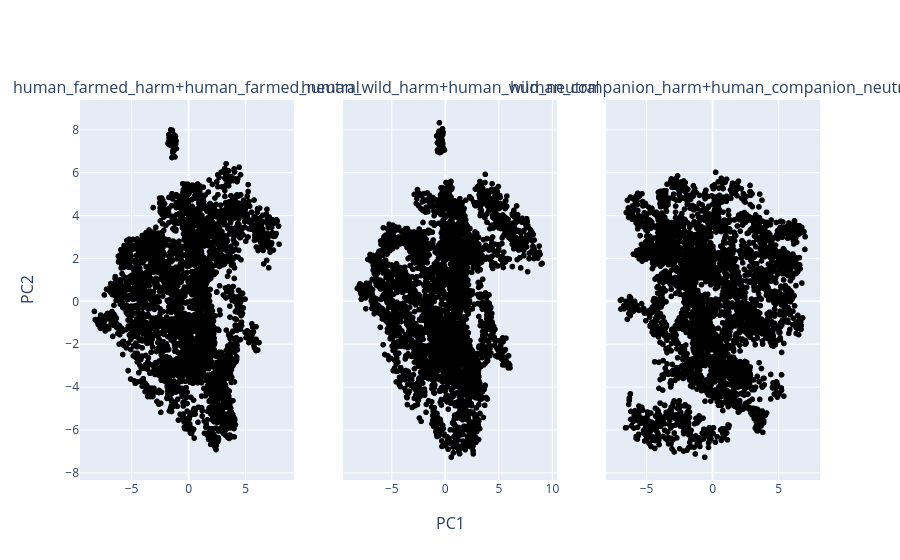

This figure's notebook cell:
### Code cell
from plotly.subplots import make_subplots

# harm + neutral versions of each contrast, colored by (dataset, label):
# does the category separation line up across the two contexts?
pairs = [
    ['human_farmed_harm', 'human_farmed_neutral'],
    ['human_wild_harm', 'human_wild_neutral'],
    ['human_companion_harm', 'human_companion_neutral'],
]

# colormappings under the Rainbow colorscale
RED = 1
BLUE = .17
PURPLE = 0
YELLOW = .73

fig = make_subplots(rows=1, cols=len(pairs),
                    shared_yaxes=True,
                    x_title='PC1', y_title='PC2',
                    subplot_titles=[ '+'.join([dataset for dataset in pair]) for pair in pairs]
                    )

for i, pair in enumerate(pairs):
    td = TruthData.from_datasets(
        pair,
        model=model,
        layer=layer,
        noperiod=noperiod,
        device=device
    )

    
    td.df.loc[pair[0], 'label'] = td.df.loc[pair[0]]['label'].apply(lambda x: BLUE if x == 1 else RED)
    td.df.loc[pair[1], 'label'] = td.df.loc[pair[1]]['label'].apply(lambda x: YELLOW if x == 1 else PURPLE)


    subfig = td.plot(
        dimensions=2,
        color = 'label',
    )

    fig.add_trace(subfig.data[0], row=1, col=i+1)

fig.update_coloraxes(
    colorscale='Rainbow'
)

fig.show()

### Figure 1 — Plotly figure (JSON) as saved in the notebook; plotly's stock layout.template omitted (floating-point values rounded to 4 significant figures; data arrays with more than 128 entries replaced by an {"elided": "..."} marker saying what was removed)
{"data": [{"hovertemplate": "<b>%{hovertext}</b><br><br>PC1=%{x}<br>PC2=%{y}<br>label=%{marker.color}<extra></extra>", "hovertext": {"elided": "4000 str values"}, "legendgroup": "", "marker": {"color": {"elided": "4000 float values"}, "coloraxis": "coloraxis", "symbol": "circle"}, "mode": "markers", "name": "", "showlegend": false, "type": "scattergl", "x": {"elided": "4000 float values"}, "xaxis": "x", "y": {"elided": "4000 float values"}, "yaxis": "y"}, {"hovertemplate": "<b>%{hovertext}</b><br><br>PC1=%{x}<br>PC2=%{y}<br>label=%{marker.color}<extra></extra>", "hovertext": {"elided": "4000 str values"}, "legendgroup": "", "marker": {"color": {"elided": "4000 float values"}, "coloraxis": "coloraxis", "symbol": "circle"}, "mode": "markers", "name": "", "showlegend": false, "type": "scattergl", "x": {"elided": "4000 float values"}, "xaxis": "x2", "y": {"elided": "4000 float values"}, "yaxis": "y2"}, {"hovertemplate": "<b>%{hovertext}</b><br><br>PC1=%{x}<br>PC2=%{y}<br>label=%{marker.color}<extra></extra>", "hovertext": {"elided": "4000 str values"}, "legendgroup": "", "marker": {"color": {"elided": "4000 float values"}, "coloraxis": "coloraxis", "symbol": "circle"}, "mode": "markers", "name": "", "showlegend": false, "type": "scattergl", "x": {"elided": "4000 float values"}, "xaxis": "x3", "y": {"elided": "4000 float values"}, "yaxis": "y3"}], "layout": {"annotations": [{"font": {"size": 16}, "showarrow": false, "text": "human_farmed_harm+human_farmed_neutral", "x": 0.1444, "xanchor": "center", "xref": "paper", "y": 1, "yanchor": "bottom", "yref": "paper"}, {"font": {"size": 16}, "showarrow": false, "text": "human_wild_harm+human_wild_neutral", "x": 0.5, "xanchor": "center", "xref": "paper", "y": 1, "yanchor": "bottom", "yref": "paper"}, {"font": {"size": 16}, "showarrow": false, "text": "human_companion_harm+human_companion_neutral", "x": 0.8556, "xanchor": "center", "xref": "paper", "y": 1, "yanchor": "bottom", "yref": "paper"}, {"font": {"size": 16}, "showarrow": false, "text": "PC1", "x": 0.5, "xanchor": "center", "xref": "paper", "y": 0, "yanchor": "top", "yref": "paper", "yshift": -30}, {"font": {"size": 16}, "showarrow": false, "text": "PC2", "textangle": -90, "x": 0, "xanchor": "right", "xref": "paper", "xshift": -40, "y": 0.5, "yanchor": "middle", "yref": "paper"}], "coloraxis": {"colorscale": [[0, "rgb(150,0,90)"], [0.125, "rgb(0,0,200)"], [0.25, "rgb(0,25,255)"], [0.375, "rgb(0,152,255)"], [0.5, "rgb(44,255,150)"], [0.625, "rgb(151,255,0)"], [0.75, "rgb(255,234,0)"], [0.875, "rgb(255,111,0)"], [1, "rgb(255,0,0)"]]}, "xaxis": {"anchor": "y", "domain": [0, 0.2889]}, "xaxis2": {"anchor": "y2", "domain": [0.3556, 0.6444]}, "xaxis3": {"anchor": "y3", "domain": [0.7111, 1]}, "yaxis": {"anchor": "x", "domain": [0, 1]}, "yaxis2": {"anchor": "x2", "domain": [0, 1], "matches": "y", "showticklabels": false}, "yaxis3": {"anchor": "x3", "domain": [0, 1], "matches": "y", "showticklabels": false}}}
